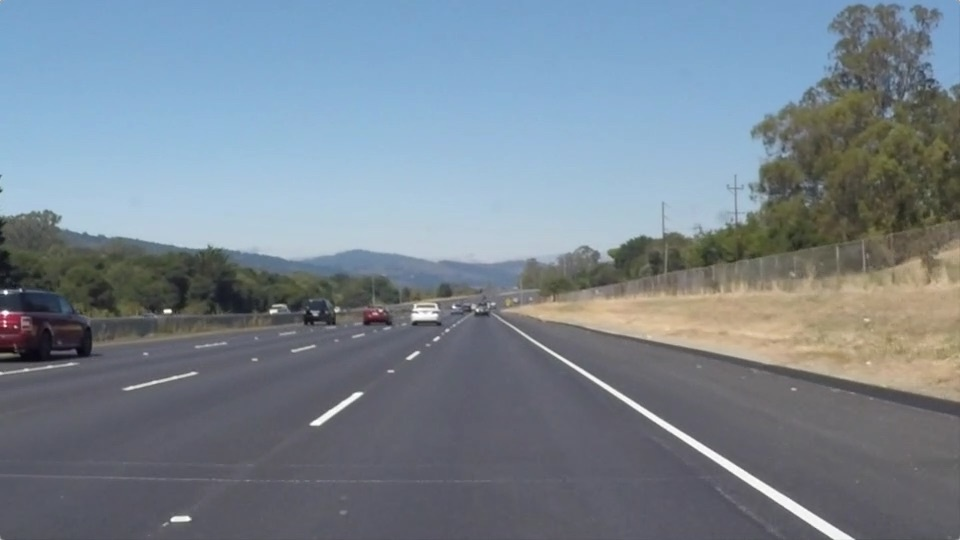
#> input picture media/in/test_img1.jpg, 960 x 540 px
$ python -i edge_detector.py   (imports and definitions only)
#> lines starting #> are read from the running program, lines starting #| are printed output that depends on the picture; after the words box and inside, x2 and y2 are one past the last pixel; in counts of white or black regions, pixels touching at a corner belong together
#> further down, picture is the input picture: shape (540, 960, 3); mean B, G, R 143.7, 132.6, 120.3
import cv2
import numpy as np

class EdgeDetector():

    _VALID_SETUP = {
            'in_range': {'lower_bounds': [0, 255], 'upper_bounds': [0, 255]},
            'canny': {'weak_edge': [0, 301], 'sure_edge': [0, 301], 'blur_ksize': [3, 15], "blur_order": ["before", "after"]}
        }

    _DEFAULT_CONFIGS = {
            'in_range': {'lower_bounds': 150, 'upper_bounds': 255},
            'canny': {'weak_edge': 50, 'sure_edge': 100, 'blur_ksize': 3, "blur_order": "after"}
        }

    def __init__(self, roi:np.ndarray = None, configs:dict=None):
        if configs is None:
            configs = self._DEFAULT_CONFIGS

        self.roi = None if roi is None else roi
        self.lower_bounds = configs["in_range"].get("lower_bounds")
        self.upper_bounds = configs["in_range"].get("upper_bounds")
        self.weak_edge = configs["canny"].get("weak_edge")
        self.sure_edge = configs["canny"].get("sure_edge")
        self.blur_ksize = configs["canny"].get("blur_ksize")
        self.blur_order = configs["canny"].get("blur_order")

    def preprocess(self, frame):
        thresh = self._threshold_img(frame, self.lower_bounds, self.upper_bounds)
        masked = self._inverse_roi_mask(thresh, self.roi)
        edge_map = self._generate_edge_map(masked, self.weak_edge, self.sure_edge, self.blur_ksize, self.blur_order)
        return masked, edge_map

    def _threshold_img(self, frame, lower_bounds, upper_bounds):
#> called with lower_bounds = 150, upper_bounds = 255
        img = cv2.cvtColor(frame, cv2.COLOR_BGR2GRAY)
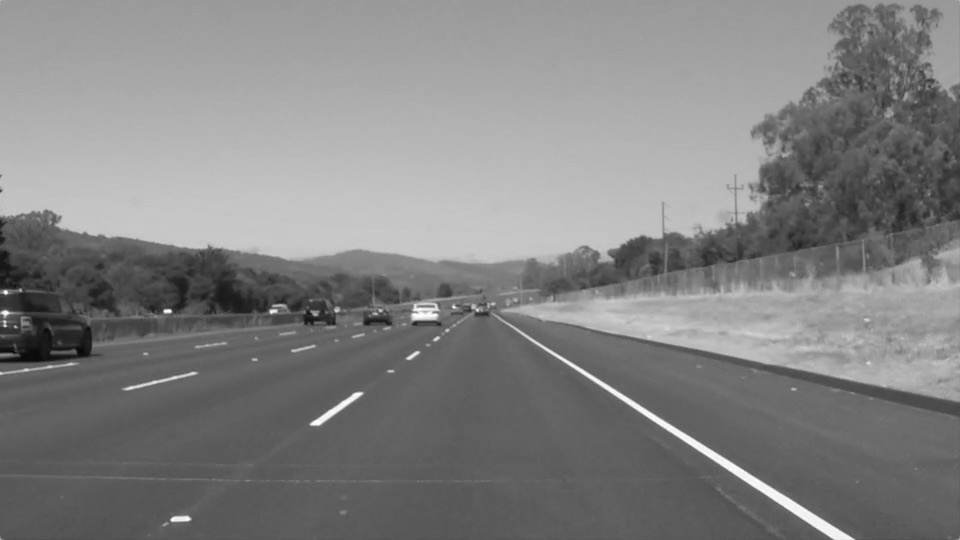
#> img: shape (540, 960); min 8, max 255, mean 130.1
        thresh = cv2.inRange(img, lower_bounds, upper_bounds)
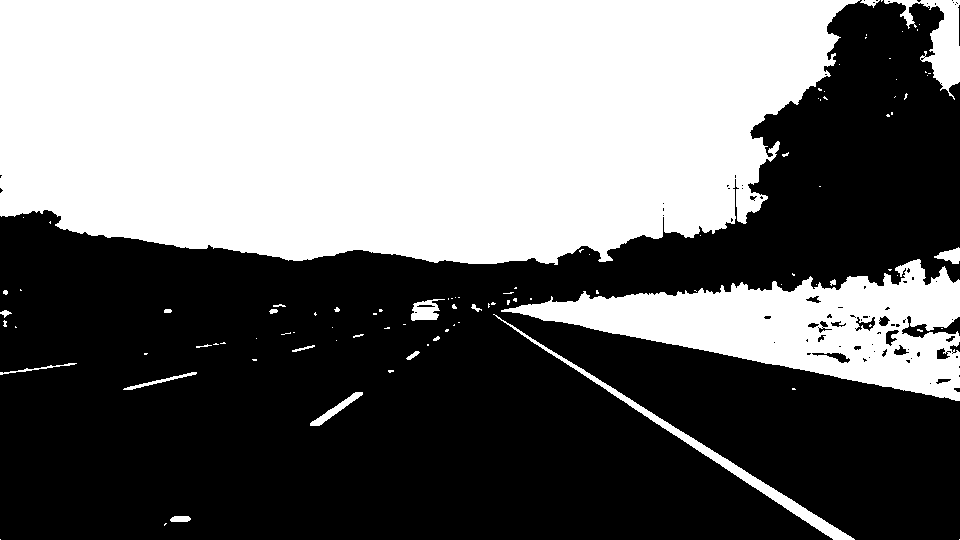
#> thresh: shape (540, 960); 44.5% white; 100 white regions (76 under 20 px), largest, box (x1, y1, x2, y2) and area: (0, 0, 860, 265) 193714, (501, 259, 960, 401) 28989, (493, 314, 855, 540) 2899
        return thresh

    def _inverse_roi_mask(self, thresh_img, poly):
        mask = np.zeros_like(thresh_img)
        if len(thresh_img.shape) > 2:
            num_channels = thresh_img.shape[2]
            roi_color = (255,) * num_channels
        else:
            roi_color = 255
        cv2.fillPoly(img=mask, pts=poly, color=roi_color)
#> mask: shape (540, 960); every value is 0
        roi = cv2.bitwise_and(src1=thresh_img, src2=mask)
        return roi

    def _generate_edge_map(self, roi, weak_edge, sure_edge, blur_ksize, blur_order):
        kernel = (blur_ksize, blur_ksize)
        if blur_order == 'before':
            img = cv2.GaussianBlur(roi, kernel, 0)
            img = cv2.Canny(img, weak_edge, sure_edge)
        else:
            img = cv2.Canny(roi, weak_edge, sure_edge)
            img = cv2.GaussianBlur(img, kernel, 0)
        return img

>>> import cv2
>>> picture = cv2.imread('../../media/in/test_img1.jpg')
>>> result = EdgeDetector().preprocess(picture)
